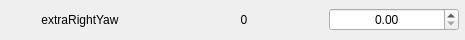
                      <widget class="QFrame" name="frame_48">
                       <property name="minimumSize">
                        <size>
                         <width>465</width>
                         <height>40</height>
                        </size>
                       </property>
                       <property name="maximumSize">
                        <size>
                         <width>465</width>
                         <height>40</height>
                        </size>
                       </property>
                       <property name="frameShape">
                        <enum>QFrame::NoFrame</enum>
                       </property>
                       <property name="frameShadow">
                        <enum>QFrame::Sunken</enum>
                       </property>
                       <layout class="QHBoxLayout" name="horizontalLayout_50">
                        <property name="spacing">
                         <number>5</number>
                        </property>
                        <property name="leftMargin">
                         <number>0</number>
                        </property>
                        <property name="topMargin">
                         <number>0</number>
                        </property>
                        <property name="rightMargin">
                         <number>5</number>
                        </property>
                        <property name="bottomMargin">
                         <number>0</number>
                        </property>
                        <item>
                         <widget class="QLabel" name="label_99">
                          <property name="minimumSize">
                           <size>
                            <width>158</width>
                            <height>0</height>
                           </size>
                          </property>
                          <property name="maximumSize">
                           <size>
                            <width>158</width>
                            <height>16777215</height>
                           </size>
                          </property>
                          <property name="text">
                           <string>extraRightYaw</string>
                          </property>
                          <property name="alignment">
                           <set>Qt::AlignCenter</set>
                          </property>
                         </widget>
                        </item>
                        <item>
                         <widget class="QLabel" name="label_100">
                          <property name="minimumSize">
                           <size>
                            <width>158</width>
                            <height>0</height>
                           </size>
                          </property>
                          <property name="maximumSize">
                           <size>
                            <width>158</width>
                            <height>16777215</height>
                           </size>
                          </property>
                          <property name="text">
                           <string>0</string>
                          </property>
                          <property name="alignment">
                           <set>Qt::AlignCenter</set>
                          </property>
                         </widget>
                        </item>
                        <item>
                         <widget class="QDoubleSpinBox" name="doubleSpinBox_47">
                          <property name="minimumSize">
                           <size>
                            <width>130</width>
                            <height>0</height>
                           </size>
                          </property>
                          <property name="maximumSize">
                           <size>
                            <width>130</width>
                            <height>16777215</height>
                           </size>
                          </property>
                          <property name="styleSheet">
                           <string notr="true"/>
                          </property>
                          <property name="alignment">
                           <set>Qt::AlignCenter</set>
                          </property>
                         </widget>
                        </item>
                       </layout>
                      </widget>
